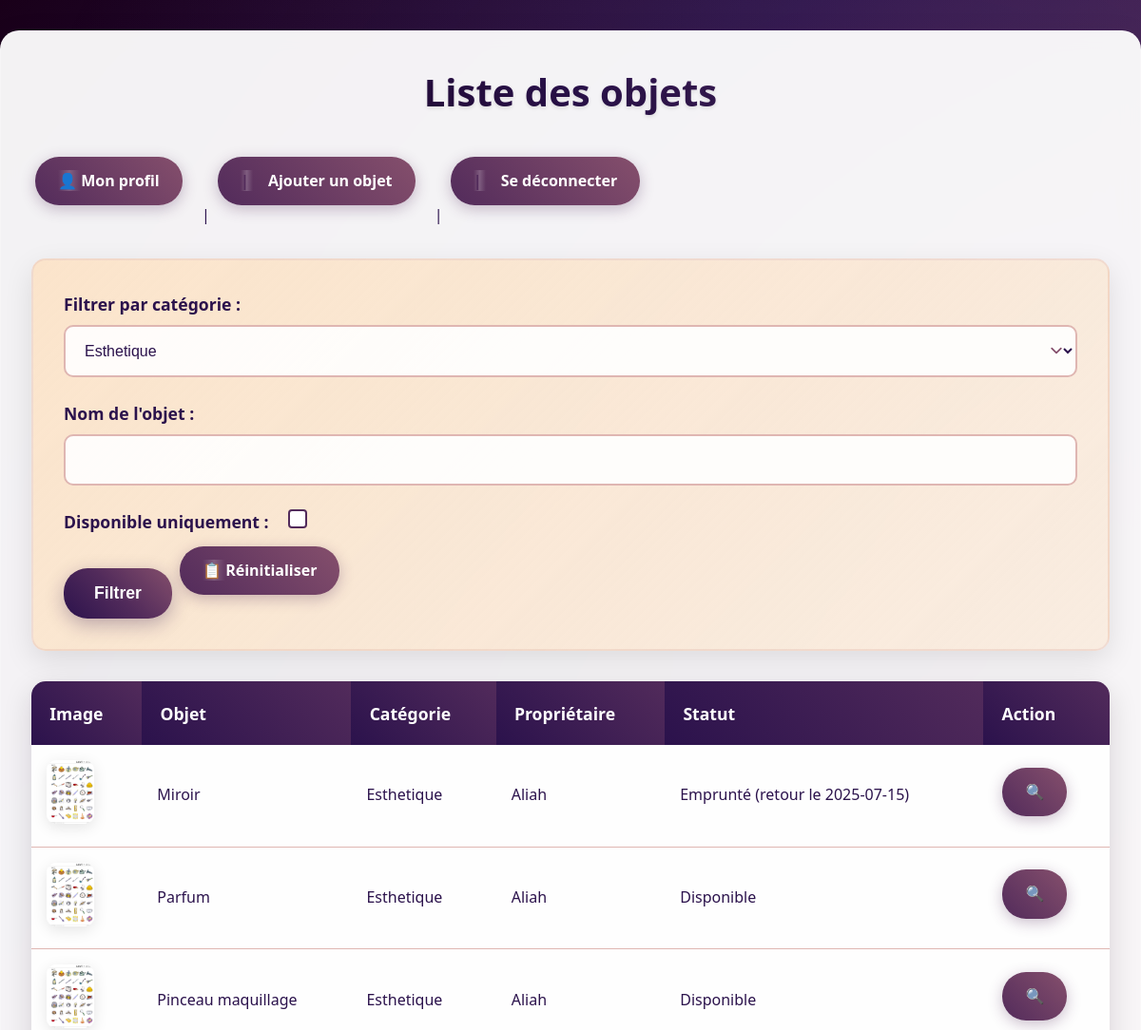
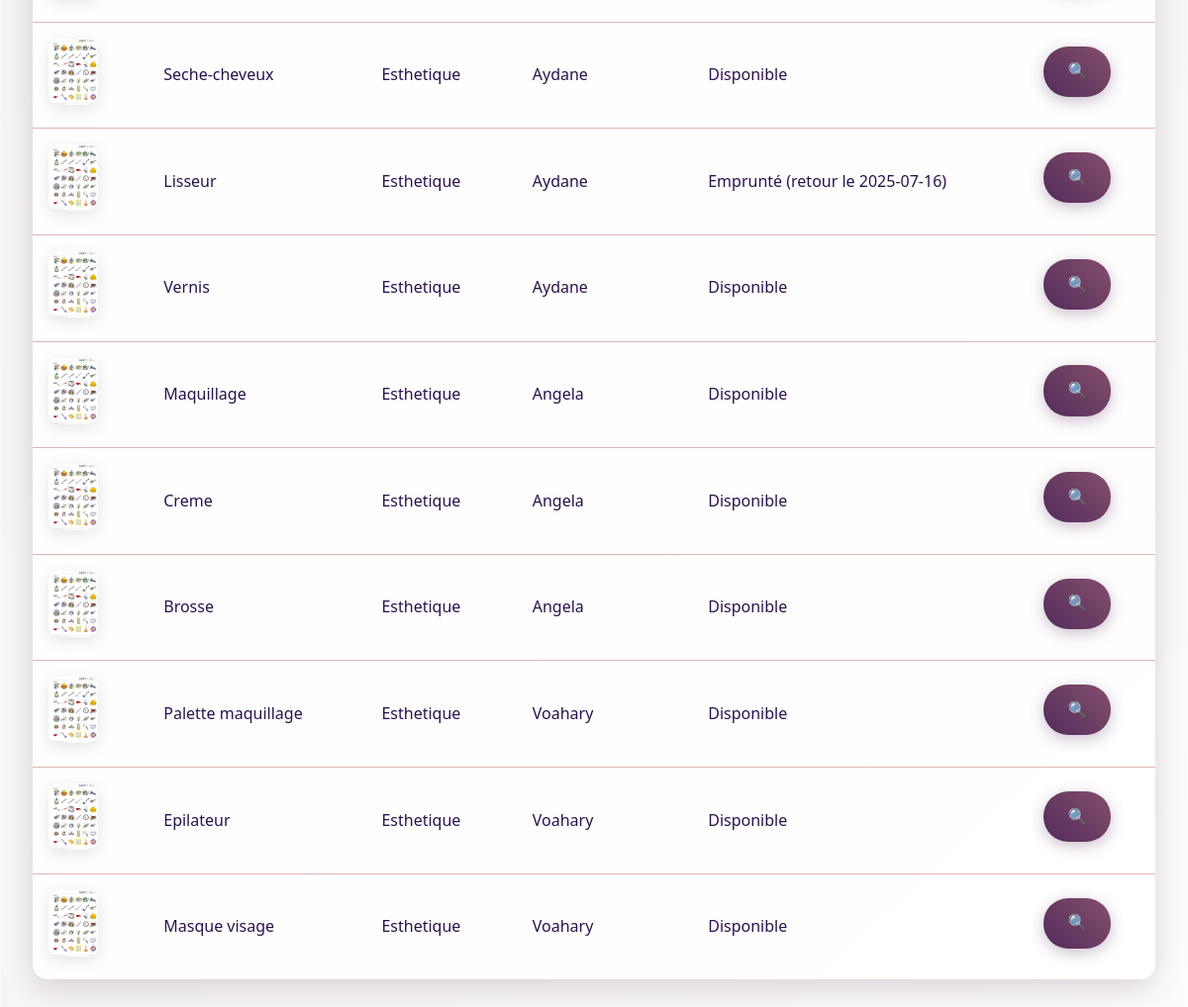
/PAGES/liste_objets.php?categorie=1 (signed in), run on the app's committed database (2 pictures, top to bottom).
### tables this page shows
CREATE TABLE vobjet (
    id_objet INT PRIMARY KEY AUTO_INCREMENT,
    nom_objet VARCHAR(100),
    id_categorie INT,
    id_membre INT,
    FOREIGN KEY (id_categorie) REFERENCES vcategorie_objet(id_categorie),
    FOREIGN KEY (id_membre) REFERENCES vmembre(id_membre)
);

CREATE TABLE vcategorie_objet (
    id_categorie INT PRIMARY KEY AUTO_INCREMENT,
    nom_categorie VARCHAR(50)
);

CREATE TABLE vmembre (
    id_membre INT PRIMARY KEY AUTO_INCREMENT,
    nom VARCHAR(50),
    date_naissance DATE,
    genre VARCHAR(10),
    mail VARCHAR(100) UNIQUE,
    ville VARCHAR(50),
    mdp VARCHAR(255),
    image_profil VARCHAR(255)
);

CREATE TABLE vemprunt (
    id_emprunt INT PRIMARY KEY AUTO_INCREMENT,
    id_objet INT,
    id_membre INT,
    date_emprunt DATE,
    date_retour DATE,
    FOREIGN KEY (id_objet) REFERENCES vobjet(id_objet),
    FOREIGN KEY (id_membre) REFERENCES vmembre(id_membre)
);

### includes/fonctions.php (called while the page is built, shortened)
<?php
require_once 'connexion.php';
function lister_categories() {
    global $bdd;
    $requete = "SELECT * FROM vcategorie_objet";
    $resultat = mysqli_query($bdd, $requete);
    $categories = [];
    while ($row = mysqli_fetch_assoc($resultat)) {
        $categories[] = $row;
    }
    return $categories;
}
?>

### PAGES/liste_objets.php (the view, shortened to what this page needs)
<?php
require_once '../includes/fonctions.php';
$categorie_id = isset($_GET['categorie']) && is_numeric($_GET['categorie']) ? $_GET['categorie'] : '';
$nom_objet = isset($_GET['nom_objet']) ? trim($_GET['nom_objet']) : '';
$disponible = isset($_GET['disponible']) ? 1 : 0;
$requete = "SELECT
                o.id_objet,
                o.nom_objet,
                c.nom_categorie,
                m.nom AS proprietaire,
                e.date_retour,
                o.id_categorie,
                o.image_principale
            FROM vobjet o
            JOIN vcategorie_objet c ON o.id_categorie = c.id_categorie
            JOIN vmembre m ON o.id_membre = m.id_membre
            LEFT JOIN vemprunt e ON o.id_objet = e.id_objet AND e.date_retour >= CURDATE()";
$conditions = [];
if ($categorie_id) {
    $categorie_id = mysqli_real_escape_string($bdd, $categorie_id);
    $conditions[] = "o.id_categorie = '$categorie_id'";
}
if (!empty($conditions)) {
    $requete .= " WHERE " . implode(" AND ", $conditions);
}
$resultat = mysqli_query($bdd, $requete);
$objets = [];
while ($row = mysqli_fetch_assoc($resultat)) {
    $objets[] = $row;
}
?>
<!DOCTYPE html>
<html lang="fr">
<head>
    <link rel="stylesheet" href="../assets/styles.css">
</head>
<body>
    <div class="container wide">
        <h1>Liste des objets</h1>
        <a href="fiche_membre.php">Mon profil</a> |
        <a href="ajouter_objet.php">Ajouter un objet</a> |
        <a href="login.php">Se déconnecter</a>
        <form method="GET" action="">
            <label>Filtrer par catégorie :</label>
            <select name="categorie">
                <?php
                $categories = lister_categories();
                foreach ($categories as $categorie) {
                    $selected = ($categorie_id == $categorie['id_categorie']) ? 'selected' : '';
                    echo "<option value='{$categorie['id_categorie']}' $selected>{$categorie['nom_categorie']}</option>";
                }
                ?>
            </select>
            <label>Nom de l'objet :</label>
            <input type="text" name="nom_objet" value="<?php echo htmlspecialchars($nom_objet); ?>"><br>
            <label>Disponible uniquement :</label>
            <input type="checkbox" name="disponible" <?php echo $disponible ? 'checked' : ''; ?>><br>
            <button type="submit">Filtrer</button>
            <a href="liste_objets.php">Réinitialiser</a>
        </form>
        <?php if (empty($objets)) { ?>
            <p>Aucun objet trouvé.</p>
        <?php } else { ?>
            <table>
                <tr>
                    <th>Image</th>
                    <th>Objet</th>
                    <th>Catégorie</th>
                    <th>Propriétaire</th>
                    <th>Statut</th>
                    <th>Action</th>
                </tr>
                <?php foreach ($objets as $objet) { ?>
                    <tr>
                        <td><img src="<?php echo htmlspecialchars($objet['image_principale']); ?>" alt="Image principale" width="50"></td>
                        <td><?php echo htmlspecialchars($objet['nom_objet']); ?></td>
                        <td><?php echo htmlspecialchars($objet['nom_categorie']); ?></td>
                        <td><?php echo htmlspecialchars($objet['proprietaire']); ?></td>
                        <td><?php echo $objet['date_retour'] ? "Emprunté (retour le {$objet['date_retour']})" : "Disponible"; ?></td>
                        <td><a href="fiche_objet.php?id=<?php echo htmlspecialchars($objet['id_objet']); ?>">🔍</a></td>
                    </tr>
                <?php } ?>
            </table>
        <?php } ?>
    </div>
</body>
</html>

### data on the page
vobjet: image_principale (placeholder picture), nom_objet "Miroir", id_categorie.nom_categorie "Esthetique", id_membre.nom "Aliah", vemprunt.date_retour "2025-07-15"
vobjet: image_principale (placeholder picture), nom_objet "Parfum", id_categorie.nom_categorie "Esthetique", id_membre.nom "Aliah", shows "Disponible"
vobjet: image_principale (placeholder picture), nom_objet "Pinceau maquillage", id_categorie.nom_categorie "Esthetique", id_membre.nom "Aliah", shows "Disponible"
vobjet: image_principale (placeholder picture), nom_objet "Seche-cheveux", id_categorie.nom_categorie "Esthetique", id_membre.nom "Aydane", shows "Disponible"
vobjet: image_principale (placeholder picture), nom_objet "Lisseur", id_categorie.nom_categorie "Esthetique", id_membre.nom "Aydane", vemprunt.date_retour "2025-07-16"
vobjet: image_principale (placeholder picture), nom_objet "Vernis", id_categorie.nom_categorie "Esthetique", id_membre.nom "Aydane", shows "Disponible"
vobjet: image_principale (placeholder picture), nom_objet "Maquillage", id_categorie.nom_categorie "Esthetique", id_membre.nom "Angela", shows "Disponible"
vobjet: image_principale (placeholder picture), nom_objet "Creme", id_categorie.nom_categorie "Esthetique", id_membre.nom "Angela", shows "Disponible"
vobjet: image_principale (placeholder picture), nom_objet "Brosse", id_categorie.nom_categorie "Esthetique", id_membre.nom "Angela", shows "Disponible"
vobjet: image_principale (placeholder picture), nom_objet "Palette maquillage", id_categorie.nom_categorie "Esthetique", id_membre.nom "Voahary", shows "Disponible"
vobjet: image_principale (placeholder picture), nom_objet "Epilateur", id_categorie.nom_categorie "Esthetique", id_membre.nom "Voahary", shows "Disponible"
vobjet: image_principale (placeholder picture), nom_objet "Masque visage", id_categorie.nom_categorie "Esthetique", id_membre.nom "Voahary", shows "Disponible"

### other printed values
form field categorie "Esthetique"
